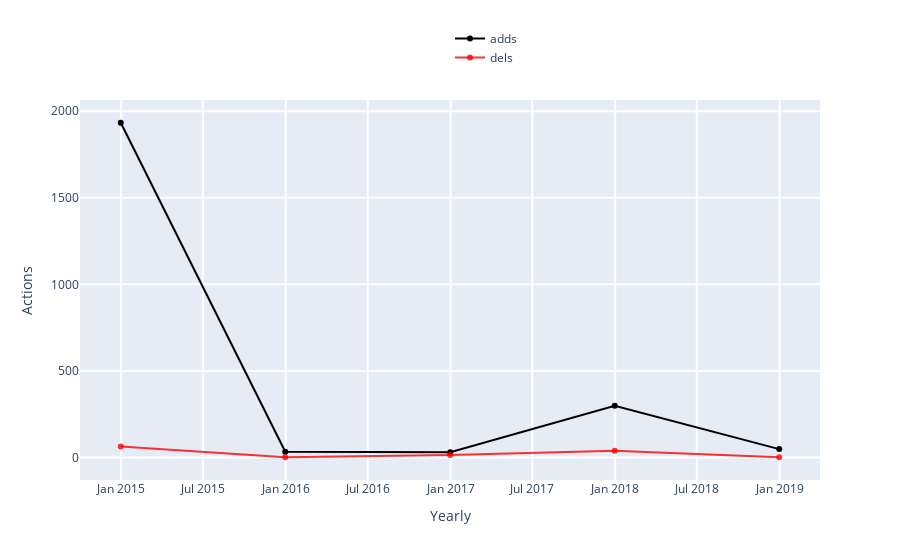

The notebook cell this image was saved under:
### Code cell
### ----------------------------------------------------------------------------------- ###
### TRY YOURSELF! THIS IS WHAT WILL HAPPEN WHEN YOU CLICK 'Show Actions Details' BUTTON ###
### ----------------------------------------------------------------------------------- ###

## This is the page you used ##
print('The page that is being used:', the_page['title'])

## Continue to use our data from A.1; first convert the date to the type datetime ##
total_actions['year_month'] = pd.to_datetime(total_actions['year_month'])

## visualization, core visual code lies in ActionsListener, then the interact function    ##
## make it interactive, mode details see:                                                 ##
## https://github.com/gesiscss/wikiwho_demo/blob/master/visualization/actions_listener.py ##

# Define a ActionsListener instance
actions_listener = ActionsListener(total_actions)

# Which types do those actions have?
actions_types = (total_actions.columns[4:16]).values.tolist()

# Visualization: try yourself by coding!
begin_date = date(2002, 3, 1)
end_date = date(2019, 4, 1)
editor_name = 'All'
frequency = 'Yearly' # 'Monthly'
black_line = 'adds' # Choose one from 'actions_types'. Note that 'black_line doesn't have 'None' option but others have.
red_line = 'dels'
blue_line = 'None'
green_line = 'None'

actions_listener.listen(
    _range = (begin_date, end_date),
    editor = editor_name,
    granularity = frequency,
    black = black_line,
    red = red_line,
    blue = blue_line,
    green = green_line
)

### Figure 1 — Plotly figure (JSON) as saved in the notebook; plotly's stock layout.template omitted (floating-point values rounded to 4 significant figures)
{"data": [{"marker": {"color": "rgba(0, 0, 0, 1)"}, "name": "adds", "type": "scatter", "x": ["2014-12-31T00:00:00", "2015-12-31T00:00:00", "2016-12-31T00:00:00", "2017-12-31T00:00:00", "2018-12-31T00:00:00"], "y": [1933, 34, 31, 299, 49]}, {"marker": {"color": "rgba(255, 0, 0, .8)"}, "name": "dels", "type": "scatter", "x": ["2014-12-31T00:00:00", "2015-12-31T00:00:00", "2016-12-31T00:00:00", "2017-12-31T00:00:00", "2018-12-31T00:00:00"], "y": [64, 2, 15, 39, 2]}], "layout": {"barmode": "group", "hovermode": "closest", "legend": {"x": 0.5, "y": 1.2}, "showlegend": true, "xaxis": {"gridwidth": 2, "ticklen": 5, "title": {"text": "Yearly"}, "zeroline": true}, "yaxis": {"gridwidth": 2, "ticklen": 5, "title": {"text": "Actions"}}}}
